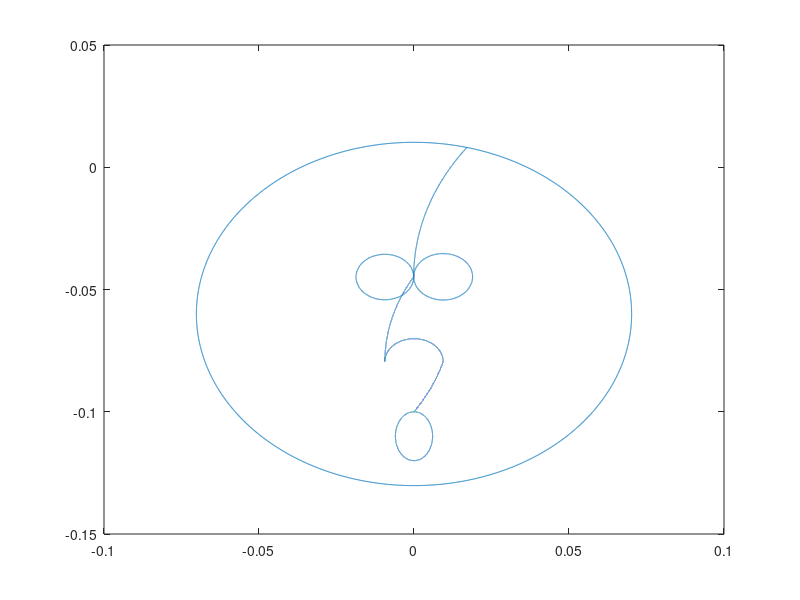

MATLAB code to generate this figure:
clear
clc

dur=5000;
i1=0;
i2=dur-1;
sketch=1;
w=1;
rr=1;
while (sketch ==1)
%%% Smily mouth----------------------------------------------------------------------------------------    
%                    if (rr == 1)
% 						x_incr(:,w) = [-0.1*sin(((pi / 6)*i1) / dur) 0 -0.1*cos(((pi / 6)*i1) / (dur)) 0 0 0]';
% 						if (i1 == dur )
% 							rr = 2;
% 							i1 = 0;
% 							i2 = dur - 1;
%                         end
%                    end
% 
% 					if (rr == 2)
% 						x_incr(:,w) = [-0.1*sin(((pi / 6)*i2) / dur) 0 -0.1*cos(((pi / 6)*i2) / (dur)) 0 0 0]';
% 						if (i2 == -1)
% 							rr = 3;
% 							i1 = 0;
% 							i2 = dur - 1;
%                         end
%                     end
% 
% 					if (rr == 3)
% 						x_incr(:,w) = [-0.1*sin(((-pi / 6)*i1) / dur) 0 -0.1*cos(((-pi / 6)*i1) / (dur)) 0 0 0]';
% 						if (i1 == dur)
% 							rr = 4;
% 							i1 = 0;
% 							i2 = dur - 1;
%                         end
%                     end
% 
% 					if (rr == 4)
% 						x_incr(:,w) = [-0.1*sin(((-pi / 6)*i2) / dur) 0 -0.1*cos(((-pi / 6)*i2) / (dur)) 0 0 0]';
% 						if (i2 == -1)
% 							rr = 5;
% 							i1 = 0;
% 							i2 = dur - 1;
%                         end
%                     end
%%%----------------------------------------------------------------------------------------------
%%% Open mouth-----------------------------------------------------------------------------------
                    if (rr == 1)
                        x_incr(:,w) = [0.006*sin(((2*pi)*i1) / dur) 0 0.01*cos(((2*pi)*i1) / (dur))-0.11 0 0 0]';
                        if (i1 == dur )
                           rr = 5;
                           i1 = 0;
                           i2 = dur - 1;
                        end
                    end
%%%-----------------------------------------------------------------------------------------------

%%%Sad mouth---------------------------------------------------------------
%                    if (rr == 1)
% 						x_incr(:,w) = [0.1*sin(((pi / 8)*i1) / dur) 0 0.1*cos(((pi / 8)*i1) / (dur))-0.2 0 0 0]';
% 						if (i1 == dur )
% 							rr = 2;
% 							i1 = 0;
% 							i2 = dur - 1;
%                         end
%                    end
% 
% 					if (rr == 2)
% 						x_incr(:,w) = [0.1*sin(((pi / 8)*i2) / dur) 0 0.1*cos(((pi / 8)*i2) / (dur))-0.2 0 0 0]';
% 						if (i2 == -1)
% 							rr = 3;
% 							i1 = 0;
% 							i2 = dur - 1;
%                         end
%                     end
% 
% 					if (rr == 3)
% 						x_incr(:,w) = [0.1*sin(((-pi / 8)*i1) / dur) 0 0.1*cos(((-pi / 8)*i1) / (dur))-0.2 0 0 0]';
% 						if (i1 == dur)
% 							rr = 4;
% 							i1 = 0;
% 							i2 = dur - 1;
%                         end
%                     end
% 
% 					if (rr == 4)
% 						x_incr(:,w) = [0.1*sin(((-pi / 8)*i2) / dur) 0 0.1*cos(((-pi / 8)*i2) / (dur))-0.2 0 0 0]';
% 						if (i2 == -1)
% 							rr = 5;
% 							i1 = 0;
% 							i2 = dur - 1;
%                         end
%                     end
%%%----------------------------------------------------------------------------------------
					if (rr == 5)
						x_incr(:,w) = [(-0.0721*sin((-((pi / 10)*i1) / dur) - 391 * pi / 1250) - 0.06) 0 (-0.0721*cos((-((pi / 10)*i1) / dur) - 391 * pi / 1250) - 0.06) 0 0 0]';
						if (i1 == dur)
							rr = 6;
							i1 = 0;
							i2 = dur - 1;
                        end
                    end

					if (rr == 6)
						x_incr(:,w) = [(-0.0094*sin((-((pi)*i1) / dur) - pi / 2)) 0 (-0.0094*cos((-((pi)*i1) / dur) - pi / 2) - 0.0795) 0 0 0]';
						if (i1 == dur)
							rr = 7;
							i1 = 0;
							i2 = dur - 1;
                        end
                    end

					if (rr == 7)
						x_incr(:,w) = [(-0.0694*sin((((pi / 6)*i1) / dur) + pi / 2) + 0.06) 0 (-0.0694*cos((((pi / 6)*i1) / dur) + pi / 2) - 0.0795) 0 0 0]';
						if (i1 == dur)
							rr = 8;
							i1 = 0;
							i2 = dur - 1;
                        end
                    end

					if (rr == 8)
						x_incr(:,w) = [(-0.0095*sin((((2 * pi)*i1) / dur) + pi / 2) + 0.0094) 0 (-0.0095*cos((((2 * pi)*i1) / dur) + pi / 2) - 0.0448) 0 0 0]';
						if (i1 == dur)
							rr = 9;
							i1 = 0;
							i2 = dur - 1;
                        end
                    end

					if (rr == 9)
						x_incr(:,w) = [(0.0093*sin((((2 * pi)*i1) / dur) + pi / 2) - 0.0094) 0 (0.0093*cos((((2 * pi)*i1) / dur) + pi / 2) - 0.0449) 0 0 0]';
						if (i1 == dur)
							rr = 10;
							i1 = 0;
							i2 = dur - 1;
                        end
                    end

					if (rr == 10)
						x_incr(:,w) = [(-0.0901*sin((((pi / 5)*i1) / dur) + pi / 2) + 0.09) 0 (-0.0901*cos((((pi / 5)*i1) / dur) + pi / 2) - 0.0448) 0 0 0]';
						if (i1 == dur)
							rr = 11;
							i1 = 0;
							i2 = dur - 1;
                        end
                    end

					if (rr == 11)
						x_incr(:,w) = [(0.0702*sin((((2 * pi)*i1) / dur) + 0.246)) 0 (0.0702*cos((((2 * pi)*i1) / dur) + 0.246) - 0.06) 0 0 0]';
						if (i1 == dur)
							rr = 12;
							i1 = 0;
							i2 = dur - 1;
                        end
                    end

					if (rr == 12)
						sketch = 0;
                    end
                    
                    i1=i1+1;
                    i2=i2-1;
                    w=w+1;
                    
end

x=x_incr;
figure
plot(x(1,:),x(3,:))
                    